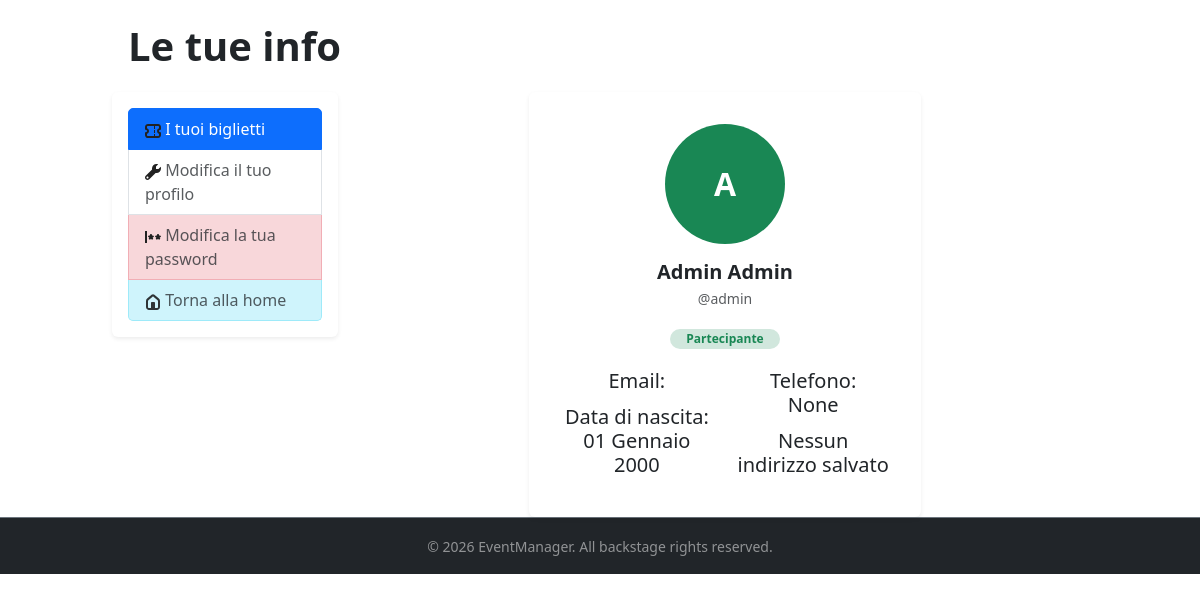
The app's page /profile/ (signed in) with its own data.
### apps/account/models.py (models this page shows, shortened)
class Account(AbstractUser, BaseModel):
    username = models.CharField(max_length=30, unique=True)
    first_name = models.CharField(max_length=100)
    last_name = models.CharField(max_length=100)
    birth_date = models.DateField(validators=[check_mayor])
    address = models.ForeignKey(Address, on_delete=models.CASCADE, blank=True, null=True)
    email = models.EmailField()
    phone = models.CharField(max_length=10, blank=True, null=True)
    is_organizer = models.BooleanField(default=False)
    profile_image = models.ImageField(upload_to='img/profile_images', blank=True, null=True)
    main_category = models.ForeignKey('events.Category', on_delete=models.PROTECT, blank=True, null=True, related_name='organizer_category')
    stage_name = models.CharField(max_length=30, blank=True, null=True)
    organizer_description = models.TextField(blank=True, null=True)
    REQUIRED_FIELDS = ['first_name', 'last_name', 'birth_date']

### apps/account/views.py (the view)
# urls.py: path('profile/', views.AccountDetailView.as_view(), name='profile'),
class AccountDetailView(LoginRequiredMixin, DetailView):
    model = Account
    template_name = 'account/profile.html'
    context_object_name = 'account'
    def get_object(self):
        return Account.objects.select_related('address').get(pk=self.request.user.pk)

### templates/account/profile.html (shortened to what this page needs)
{% extends 'base.html' %}
{% block content %}
    <p class="text-start fw-bold fs-1 ps-3 mt-3">Le tue info</p>
    <div class="row">
        <aside class="col-md-3 d-none d-md-block">
            <div class="card shadow-sm border-0 p-3 sticky-top">
                {% include 'account/includes/_sidebar_content.html' %}
            </div>
        </aside>
        <div class="col-md-5 col-12 mx-auto profile-main-infos">
            <div class="card shadow-sm border-0 p-3 text-center">
                <div class="card-body">
                    {% if account.profile_image %}
                        <img src="{{ account.profile_image.url }}"
                             class="rounded-circle img-thumbnail mx-auto mb-3"
                             alt="Avatar">
                    {% else %}
                        <div class="bg-success text-white rounded-circle mx-auto mb-3 d-flex align-items-center justify-content-center fw-bold profile-logo">
                            {{ account.username|slice:":1"|upper }}
                        </div>
                    {% endif %}
                    <h5 class="fw-bold mb-1">{{ account.first_name }} {{ account.last_name }}</h5>
                    <p class="text-muted small mb-3">@{{ account.username }}</p>
                    <span class="badge bg-success-subtle text-success rounded-pill px-3 py-1.5">
                        {% if account.is_organizer %}Organizzatore{% else %}Partecipante{% endif %}
                    </span>
                    <div class="row">
                        <div class="col-md-6 col-12 pt-3">
                            <h5 class="mb-1 py-1">Email: <br> {{ account.email }}</h5>
                            <h5 class="mb-1 py-1">Data di nascita: <br> {{ account.birth_date }}</h5>
                        </div>
                        <div class="col-md-6 col-12 pt-3">
                            <h5 class="mb-1 py-1">Telefono: <br> {{ account.phone }}</h5>
                            <h5 class="mb-1 py-1">
                                {% if account.address %}
                                    Indirizzo: <br> {{ account.address.street_address }}, {{ account.address.city }},
                                    {{ account.address.region }},{{ account.address.state }},
                                    {{ account.address.zip_code }}
                                {% else %}
                                    Nessun indirizzo salvato
                                {% endif %}
                            </h5>
                        </div>
                    </div>
                </div>
            </div>
        </div>
    </div>
{% endblock %}

### static/css/custom.css (style rules this page uses)
html, body { overscroll-behavior-y: none; }
.profile-main-infos .card-body img, .profile-logo { width: 120px; height: 120px; object-fit: cover; font-size: 2rem; }

### records on screen
Account: username "A", first_name "Admin", last_name "Admin", username "admin", birth_date "01 Gennaio 2000", phone "None"
